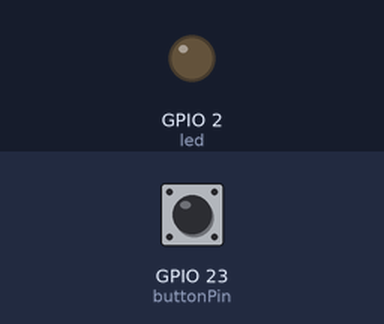
A sketch run on a simulated ESP32. On the bench: output pins drawn as LEDs (lit = HIGH). The test bench sets the inputs (shaded band); at power-on: GPIO 23 (buttonPin) LOW.

Above: at 1.2 s.
1.3 s: GPIO 23 (buttonPin) pulled HIGH for 0.15 s
At 1.37 s:
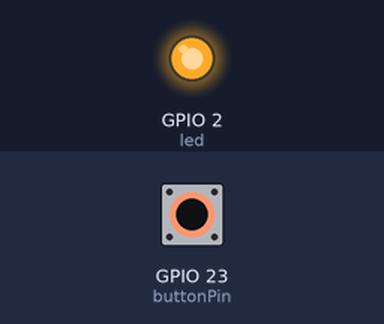
2.9 s: GPIO 23 (buttonPin) pulled HIGH for 3.2 s
At 6.5 s:
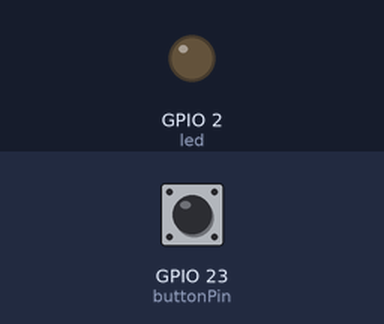
Timing chart, 0 to 8.0 s (numbered marks = the images above; inputs shaded):
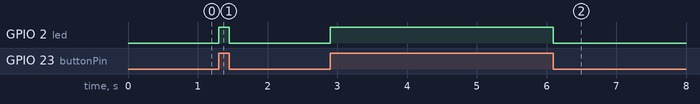

Measured:
- after the input at 1.3 s, GPIO 2 (led): LOW → HIGH at once, → LOW 0.15 s later
- after the input at 2.9 s, GPIO 2 (led): LOW → HIGH at once, → LOW 3.2 s later

The sketch:

esp32-button.ino
```cpp
// URL: https://arduinomodules.info/ky-004-key-switch-module/

/* Pines */
const int led = LED_BUILTIN; // Define the LED pin
const int buttonPin = 23;    // P23 (GPIO23)
int val;                     // Define a numeric variable

void setup() {
	pinMode(led,OUTPUT);
	pinMode(buttonPin,INPUT);
}

void loop() {
	val = digitalRead(buttonPin); // check the state of the button
	if(val==HIGH) {
		// if button is pressed, turn LED on
		digitalWrite(led,HIGH);
	}
	else {
		// if button is released, turn LED off
		digitalWrite(led,LOW);
	}
}
```
